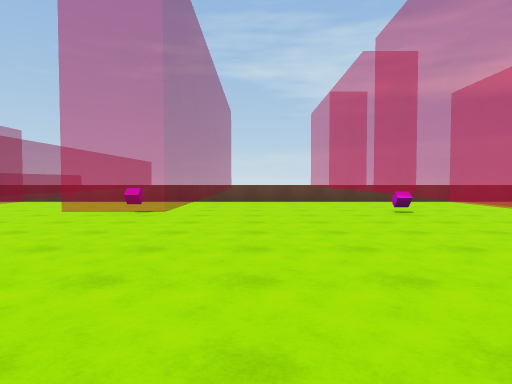
[1] (above)

12 first-person views from a walk through a scene from a Unity 3-D project. The camera is 1.3 m above the floor, tilts 2° down and sees 75° across. The floor is counted in squares, 2 m on a side. Each view is taken from the middle of a square. On the plan, view 1 faces up. The plan holds only what a view shows up to about 10 squares ahead; the rest is blank. The place goes on beyond the plan.

[2]
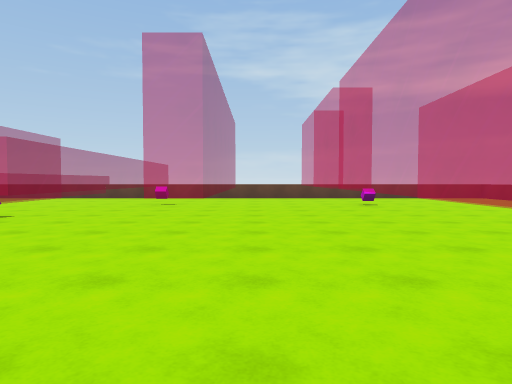

[3]
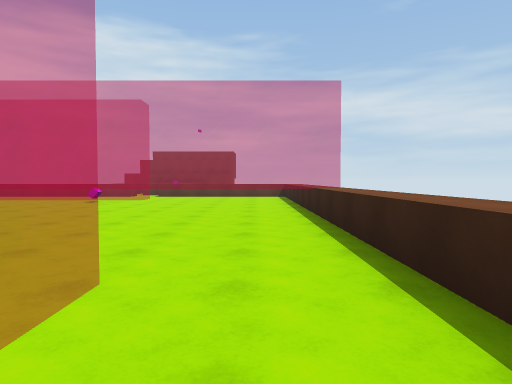

[4]
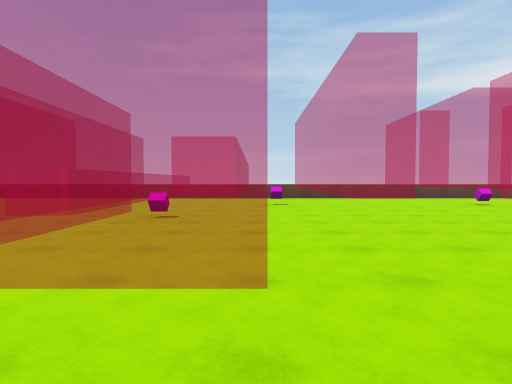

[5]
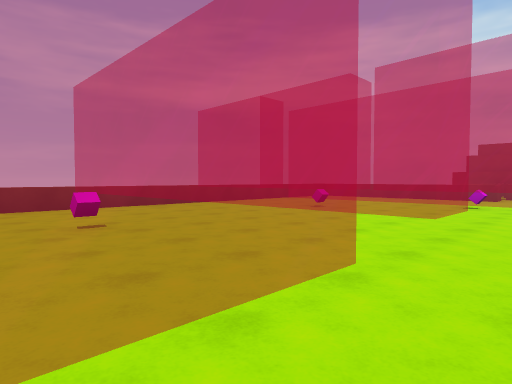

[6]
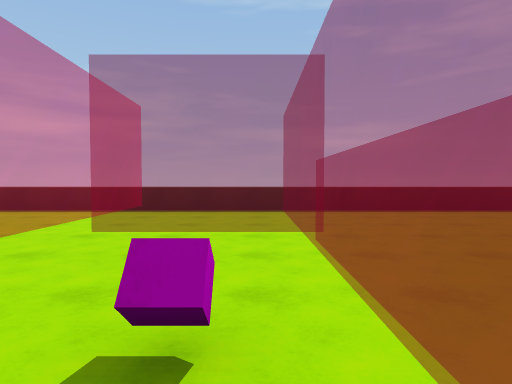

[7]
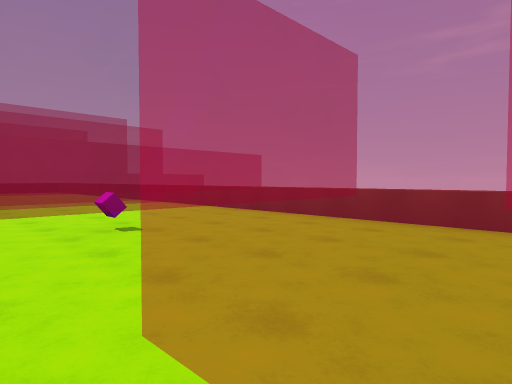

[8]
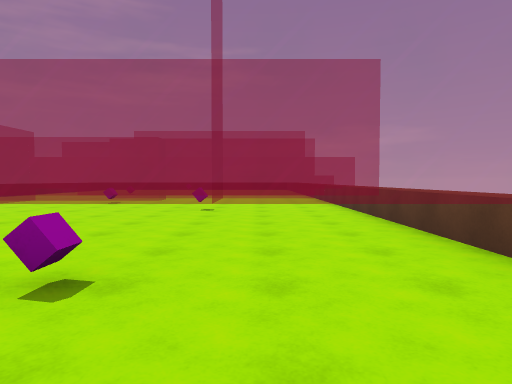

[9]
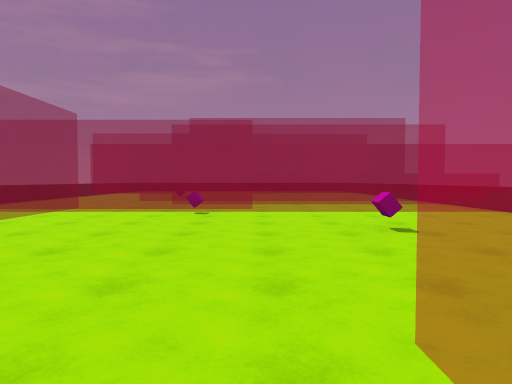

[10]
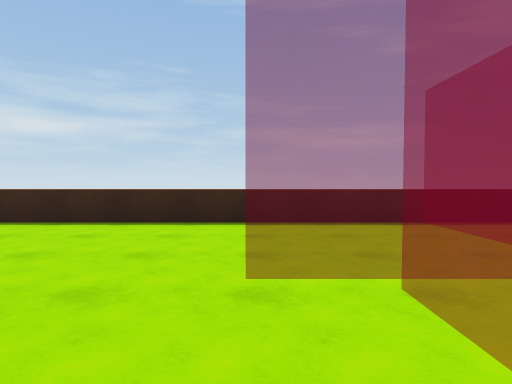

[11]
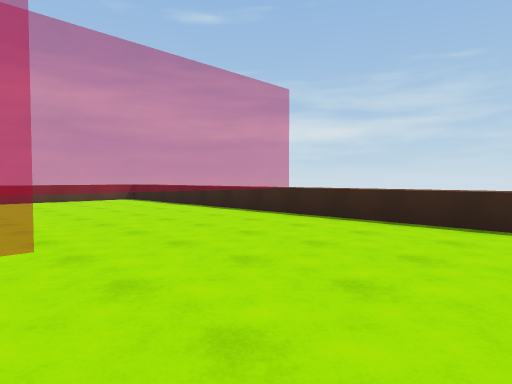

[12]
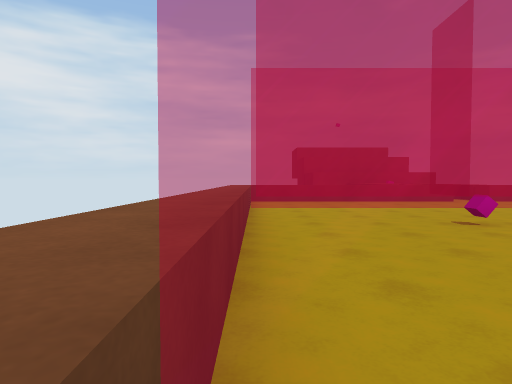

### Floor plan
Key: @ floor where view 1 was taken; # wall or solid block; x gap in a wall; . floor; = window, fence, low wall or low ledge; ^ raised ledge; O other object.
Columns run from 8 left of view 1 to 9 right of it. Each row starts with its distance up from view 1.
 11    ^^^^^^^^^^^
 10 ===.=..x..x...x..
  9 ===.=..=..=...=..
  8 ===.=..=..=...=..
  7 ===.=.O=..=O..=..
  6 ===.=..=..=...=..
  5 ===.=..=......=..
  4  ==O=..=..=..O=..
  3  ==.=..=..=... .
  2  .=.......=.....
  1  .=.......=......^
  0  .====..@.=......^
 -1  .=.......=.....
 -2 ^^x.......=....
 -3  ^^^^^^^^^#^^^^

Where each view was taken, in squares from view 1:
view 1: 0 up, 0 right, facing up
view 2: 2 down, 0 right, facing up
view 3: 1 down, 5 left, facing right
view 4: 2 down, 3 left, facing up
view 5: 2 up, 4 left, facing up-right
view 6: 5 up, 5 left, facing down
view 7: 5 up, 2 right, facing up-left
view 8: 8 up, 5 right, facing left
view 9: 5 up, 2 right, facing left
view 10: 3 up, 3 left, facing down
view 11: 3 up, 3 left, facing down-right
view 12: 10 up, 2 left, facing right
